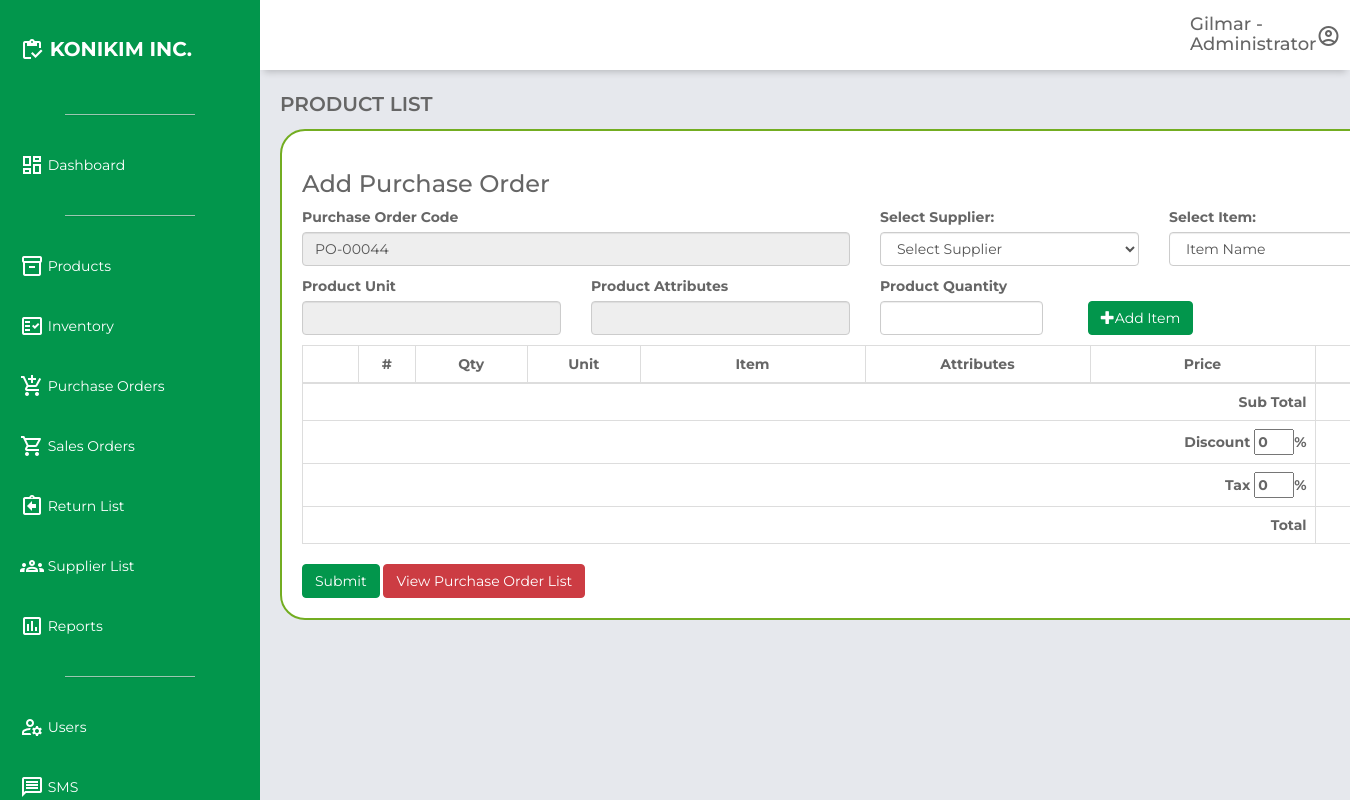
The app's page /purchase_order_add.php (signed in), older data.
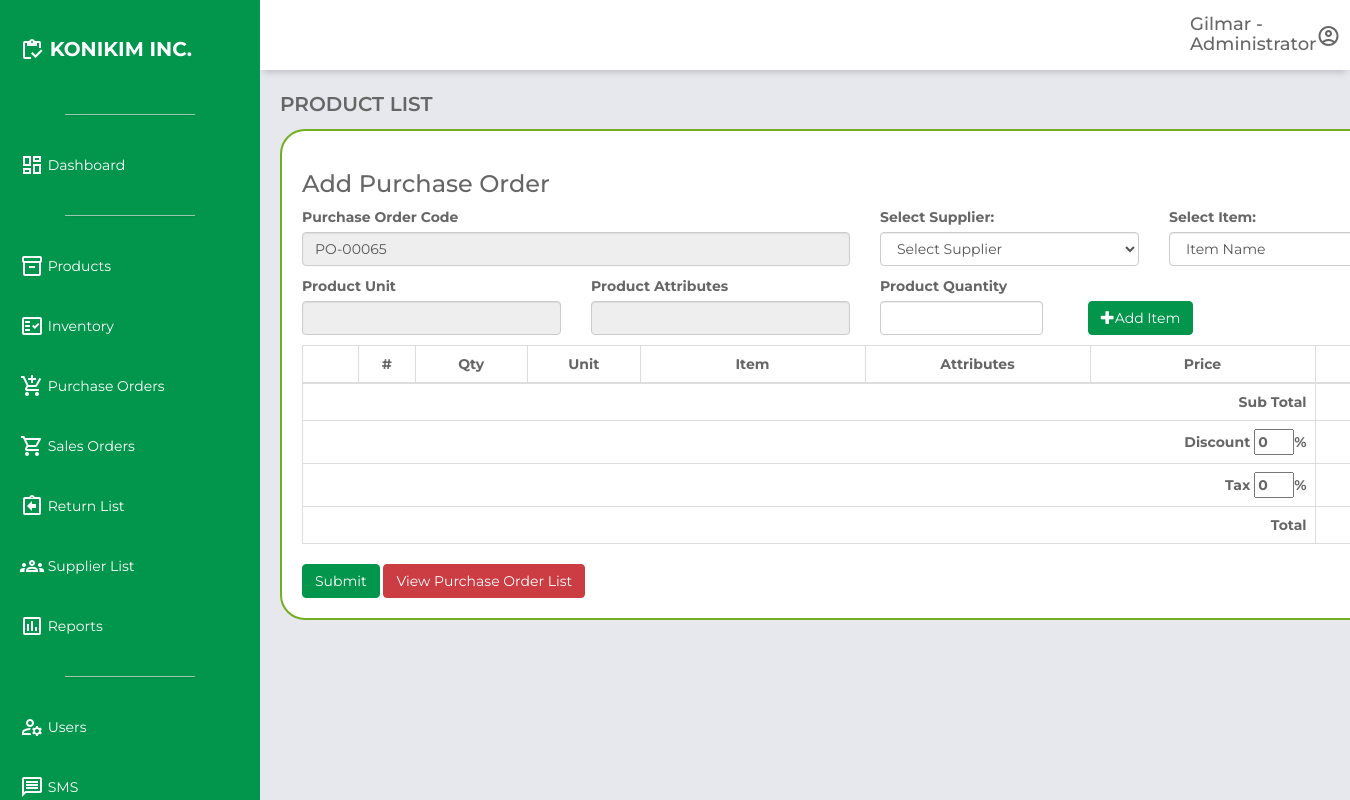
The same page, newer data.
### tables this page shows
CREATE TABLE `purchase_orders` (
  `id` int(11) NOT NULL,
  `purchasecode` varchar(255) NOT NULL,
  `supplier` varchar(255) NOT NULL,
  `poSubtotal` decimal(10,2) NOT NULL,
  `poDiscount` decimal(10,2) NOT NULL,
  `poDiscountTotal` decimal(10,2) NOT NULL,
  `poTax` decimal(10,2) NOT NULL,
  `poTaxTotal` decimal(10,2) NOT NULL,
  `poGrandtotal` decimal(10,2) NOT NULL,
  `status` tinyint(4) NOT NULL,
  `dateCreated` timestamp NOT NULL DEFAULT current_timestamp() ON UPDATE current_timestamp()
);

### purchase_order_add.php (the view, shortened to what the changed rows need)
<?php
include 'db_config.php';
$query = "SELECT id FROM purchase_orders ORDER BY id DESC";
$result = mysqli_query($conn, $query);
$purchasecode = "PO-00001";
if ($result && mysqli_num_rows($result) > 0) {
    $row = mysqli_fetch_array($result);
    $lastid = $row['id'];
    if (!empty($lastid)) {
        $code = str_replace("PO-", "", $lastid);
        $purcode = str_pad($code + 1, 5, '0', STR_PAD_LEFT);
        $purchasecode = "PO-" . $purcode;
    }
}
?>
<!DOCTYPE html>
<html lang="en">
<head>
    <link href="https://unpkg.com/boxicons@2.0.7/css/boxicons.min.css" rel="stylesheet">
    <link href="https://maxcdn.bootstrapcdn.com/bootstrap/3.3.0/css/bootstrap.min.css" rel="stylesheet">
    <link href="https://cdn.datatables.net/1.10.25/css/dataTables.bootstrap.min.css" rel="stylesheet">
    <link rel="stylesheet" href="css\dashboard.css">
</head>
<body>
    <div class="grid-container">
        <main class="main-container">
            <div class="container">
                <form action="<?php echo ($_SERVER["PHP_SELF"]) ?>" method="POST">
                    <div class="row">
                        <div class="col-md-6">
                            <label for="productcode">Purchase Order Code</label>
                            <input type="text" class="form-control" name="purchasecode" value="<?php echo $purchasecode; ?>" readonly required>
                        </div>
                    </div>
                    <table class="table table-striped table-bordered" id="list">
                        <colgroup>
                        </colgroup>
                        <thead>
                            <tr class="text-light bg-navy">
                                <th class="text-center py-1 px-2" scope="col"></th>
                                <th class="text-center py-1 px-2" scope="col">#</th>
                                <th class="text-center py-1 px-2" scope="col">Qty</th>
                                <th class="text-center py-1 px-2" scope="col">Unit</th>
                                <th class="text-center py-1 px-2" scope="col">Item</th>
                                <th class="text-center py-1 px-2" scope="col">Attributes</th>
                                <th class="text-center py-1 px-2" scope="col">Price</th>
                                <th class="text-center py-1 px-2" scope="col">Total</th>
                            </tr>
                        </thead>
                        <tfoot>
                            <tr>
                                <th class="text-right py-1 px-2" colspan="7">Sub Total</th>
                                <th class="text-right py-1 px-2 sub-total">0</th>
                            </tr>
                            <tr>
                                <th class="text-right py-1 px-2" colspan="7">Discount <input style="width:40px !important" name="discount_perc" type="number" min="0" max="100" value="0">%
                                </th>
                                <th class="text-right py-1 px-2 discount">0</th>
                            </tr>
                            <tr>
                                <th class="text-right py-1 px-2" colspan="7">Tax <input style="width:40px !important" name="tax_perc" type="number" min="0" max="100" value="0">%
                                </th>
                                <th class="text-right py-1 px-2 tax">0</th>
                            </tr>
                            <tr>
                                <th class="text-right py-1 px-2" colspan="7">Total</th>
                                <th class="text-right py-1 px-2 grand-total">0</th>
                            </tr>
                        </tfoot>
                    </table>
            </div>
    </div>
</body>
</html>

Row changes from the older to the newer data that the page shows:
removed purchase_orders: purchasecode "PO-00044"
added purchase_orders: purchasecode "PO-00065"
